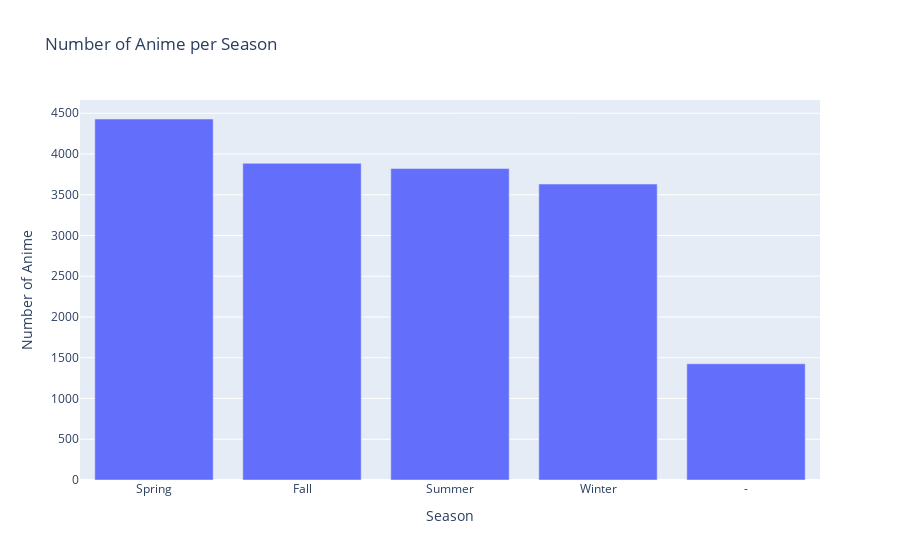

Write notebook code for a chart like this one.
### Code cell
count = df.groupby(by='season')['name'].count().sort_values(ascending=False)
fig =px.bar(data_frame=df,
       x=count.index,
         y=count.values ,
       labels={'x': 'Season', 'y': 'Number of Anime'},
       title='Number of Anime per Season')

fig.show()

### Figure 1 — Plotly figure (JSON) as saved in the notebook; plotly's stock layout.template omitted (floating-point values rounded to 4 significant figures)
{"data": [{"alignmentgroup": "True", "hovertemplate": "Season=%{x}<br>Number of Anime=%{y}<extra></extra>", "legendgroup": "", "marker": {"color": "#636efa", "pattern": {"shape": ""}}, "name": "", "offsetgroup": "", "orientation": "v", "showlegend": false, "textposition": "auto", "type": "bar", "x": ["Spring", "Fall", "Summer", "Winter", "-"], "xaxis": "x", "y": [4429, 3885, 3821, 3631, 1426], "yaxis": "y"}], "layout": {"barmode": "relative", "legend": {"tracegroupgap": 0}, "title": {"text": "Number of Anime per Season"}, "xaxis": {"anchor": "y", "domain": [0, 1], "title": {"text": "Season"}}, "yaxis": {"anchor": "x", "domain": [0, 1], "title": {"text": "Number of Anime"}}}}
